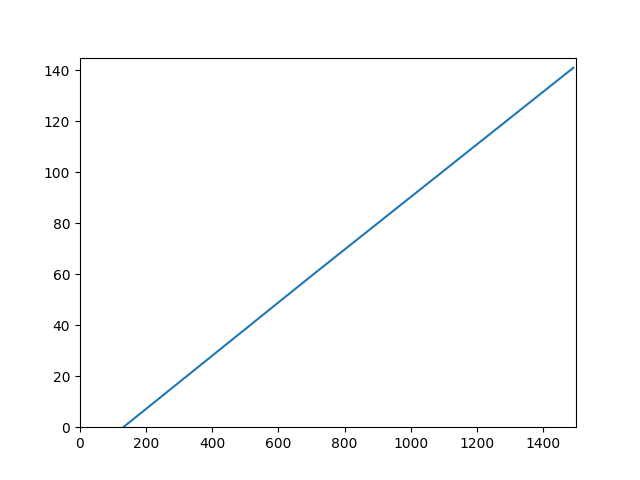

Generate this figure with Python:
import matplotlib.pyplot as plt

f = open('kal.txt').readlines()

x = []
y = []

for line in f:
    s = line.split()
    x.append(int(s[0]))
    y.append(int(s[1]))

plt.xlim(0, 1500)
plt.ylim(0, 145)
plt.plot(x, y)
plt.savefig('kal.png')
plt.show()